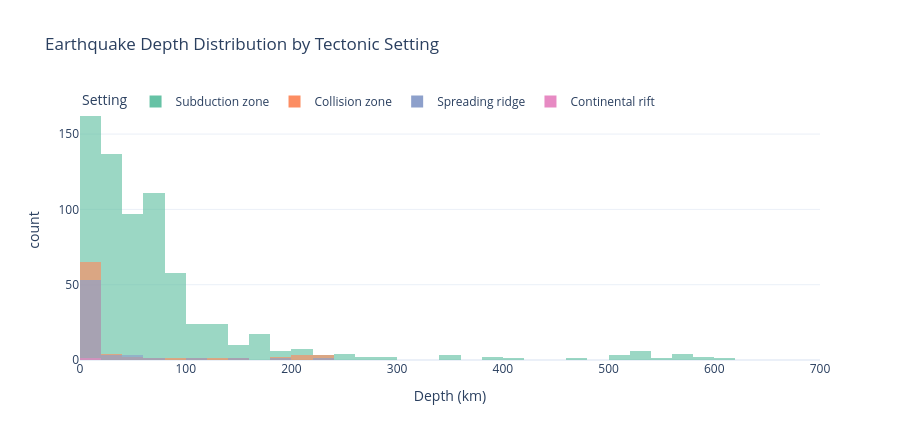

The notebook cell saved with this chart:
### Markdown cell above
## Depth Distribution by Tectonic Setting

### Code cell
sql = '''
SELECT e.depth_km, e.magnitude, r.tectonic_setting
FROM   earthquakes e
JOIN   regions     r ON e.region_id = r.region_id
WHERE  e.depth_km IS NOT NULL AND r.tectonic_setting != 'Intraplate'
'''
depths = pd.read_sql_query(sql, conn)

fig = px.histogram(
    depths, x="depth_km", color="tectonic_setting",
    nbins=60, barmode="overlay", opacity=0.65,
    color_discrete_sequence=px.colors.qualitative.Set2,
    title="Earthquake Depth Distribution by Tectonic Setting",
    labels={"depth_km": "Depth (km)", "tectonic_setting": "Setting"},
    height=440
)
fig.update_layout(template="plotly_white",
                  xaxis=dict(range=[0, 700]),
                  legend=dict(orientation="h", y=1.05))
fig.show()

### Figure 1 — Plotly figure (JSON) as saved in the notebook; plotly's stock layout.template omitted (floating-point values rounded to 4 significant figures; data arrays with more than 128 entries replaced by an {"elided": "..."} marker saying what was removed)
{"data": [{"bingroup": "x", "hovertemplate": "Setting=Subduction zone<br>Depth (km)=%{x}<br>count=%{y}<extra></extra>", "legendgroup": "Subduction zone", "marker": {"color": "rgb(102,194,165)", "opacity": 0.65, "pattern": {"shape": ""}}, "name": "Subduction zone", "nbinsx": 60, "orientation": "v", "showlegend": true, "type": "histogram", "x": {"elided": "690 float values"}, "xaxis": "x", "yaxis": "y"}, {"bingroup": "x", "hovertemplate": "Setting=Collision zone<br>Depth (km)=%{x}<br>count=%{y}<extra></extra>", "legendgroup": "Collision zone", "marker": {"color": "rgb(252,141,98)", "opacity": 0.65, "pattern": {"shape": ""}}, "name": "Collision zone", "nbinsx": 60, "orientation": "v", "showlegend": true, "type": "histogram", "x": [10.0, 10.0, 10.0, 220.8, 10.0, 10.0, 11.17, 10.0, 34.0, 10.0, 10.0, 10.0, 10.0, 57.4, 34.64, 10.0, 10.0, 10.0, 12.41, 22.75, 10.0, 10.0, 10.0, 225.4, 10.0, 222.1, 10.0, 10.0, 10.0, 10.0, 10.0, 10.0, 12.63, 10.0, 10.0, 10.0, 10.0, 10.0, 10.0, 10.0, 10.0, 189.1, 38.07, 10.0, 10.0, 10.0, 10.0, 10.0, 10.0, 10.0, 125.8, 10.0, 10.0, 207.0, 10.0, 10.0, 19.22, 10.0, 8.098, 10.0, 10.0, 18.98, 10.0, 10.0, 10.0, 10.0, 10.0, 199.0, 10.0, 10.0, 146.9, 73.39, 204.4, 10.0, 10.0, 19.2, 10.0, 95.23, 50.04, 212.9, 119.6, 10.0, 10.0, 10.0], "xaxis": "x", "yaxis": "y"}, {"bingroup": "x", "hovertemplate": "Setting=Spreading ridge<br>Depth (km)=%{x}<br>count=%{y}<extra></extra>", "legendgroup": "Spreading ridge", "marker": {"color": "rgb(141,160,203)", "opacity": 0.65, "pattern": {"shape": ""}}, "name": "Spreading ridge", "nbinsx": 60, "orientation": "v", "showlegend": true, "type": "histogram", "x": [10.0, 10.0, 10.0, 10.0, 10.0, 10.0, 10.0, 10.0, 10.0, 10.0, 10.25, 10.0, 10.0, 10.0, 10.0, 10.0, 10.0, 10.0, 10.0, 10.0, 10.0, 10.0, 10.0, 10.0, 10.0, 23.77, 10.0, 10.0, 10.0, 10.0, 10.0, 10.0, 77.48, 150.3, 59.55, 10.0, 10.0, 10.0, 10.0, 10.0, 10.0, 10.0, 10.0, 221.2, 10.0, 10.0, 10.0, 10.0, 35.0, 57.94, 10.0, 10.0, 10.0, 35.0, 110.4, 183.5, 10.0, 44.67, 10.0, 10.0, 10.0, 10.0, 10.0, 10.0], "xaxis": "x", "yaxis": "y"}, {"bingroup": "x", "hovertemplate": "Setting=Continental rift<br>Depth (km)=%{x}<br>count=%{y}<extra></extra>", "legendgroup": "Continental rift", "marker": {"color": "rgb(231,138,195)", "opacity": 0.65, "pattern": {"shape": ""}}, "name": "Continental rift", "nbinsx": 60, "orientation": "v", "showlegend": true, "type": "histogram", "x": [10.0], "xaxis": "x", "yaxis": "y"}], "layout": {"barmode": "overlay", "height": 440, "legend": {"orientation": "h", "title": {"text": "Setting"}, "tracegroupgap": 0, "y": 1.05}, "title": {"text": "Earthquake Depth Distribution by Tectonic Setting"}, "xaxis": {"anchor": "y", "domain": [0, 1], "range": [0, 700], "title": {"text": "Depth (km)"}}, "yaxis": {"anchor": "x", "domain": [0, 1], "title": {"text": "count"}}}}
